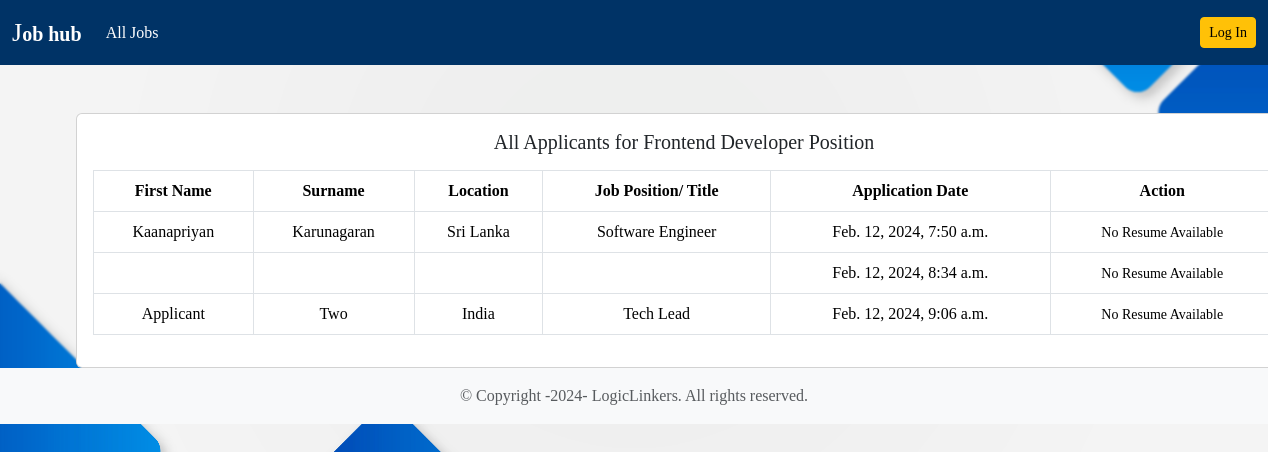
The page /job/all-applicants/1/ on the database its author committed.
### job/models.py (models this page shows, shortened)
class Job(models.Model):
   job_type_choices = (
    ('Remote', 'Remote'),
    ('Onsite', 'Onsite'),
    ('Hybrid', 'Hybrid')
   )
   user = models.ForeignKey(User, on_delete=models.CASCADE)
   company = models.ForeignKey(Company, on_delete=models.CASCADE)
   title = models.CharField(max_length=100)
   city = models.CharField(max_length=100)
   salary = models.PositiveIntegerField(default=35000)
   requirements = models.TextField()
   ideal_candidate = models.TextField()
   is_available = models.BooleanField(default=True)
   timestamp = models.DateTimeField(auto_now_add=True)
   industry = models.ForeignKey(Industry, on_delete=models.DO_NOTHING, null=True, blank=True)
   state = models.ForeignKey(State, on_delete=models.DO_NOTHING, null=True, blank=True)
   job_type = models.CharField(max_length=20, choices=job_type_choices, null=True, blank=True)

class ApplyJob(models.Model):
    status_choices = (
        ('Accepted', 'Accepted'),
        ('Declined', 'Declined'),
        ('Pending', 'Pending')
    )
    user = models.ForeignKey(User, on_delete=models.CASCADE)
    job = models.ForeignKey(Job, on_delete=models.CASCADE)
    timestamp = models.DateTimeField(auto_now_add=True)
    status = models.CharField(max_length=20, choices=status_choices)

### users/models.py (models this page shows)
class User(AbstractUser):
    email = models.EmailField(unique=True)
    is_recruiter = models.BooleanField(default=False)
    is_applicant = models.BooleanField(default=False)
    has_resume = models.BooleanField(default=False)
    has_company = models.BooleanField(default=False)

### resume/models.py (models this page shows, shortened)
class Resume(models.Model):
    user = models.OneToOneField(User, on_delete=models.CASCADE)
    firstname = models.CharField(max_length=100, null=True, blank=True)
    surname = models.CharField(max_length=100, null=True, blank=True)
    location = models.CharField(max_length=100, null=True, blank=True)
    job_title = models.CharField(max_length=100, null=True, blank=True)
    upload_resume = models.FileField(upload_to='resume', null=True, blank=True)

### job/views.py (the view)
# urls.py: path('all-applicants/<int:pk>/', views.all_applicants, name='all-applicants'),
def all_applicants(request, pk):
    job = Job.objects.get(pk=pk)
    applicants = job.applyjob_set.all()
    context = {'job':job, 'applicants':applicants}
    return render(request, 'job/all_applicants.html', context)

### templates/job/all_applicants.html
{% extends 'base.html' %}
{% block content %}
<div class="card mx-auto" style="width: 76rem;">
   <div class="card-body">
      <h5 class="card-title mb-3">All Applicants for {{job.title}} Position</h5>
      <table class="table table-bordered">
         <thead>
            <tr>
               <th scope="col">First Name</th>
               <th scope="col">Surname</th>
               <th scope="col">Location</th>
               <th scope="col">Job Position/ Title</th>
               <th scope="col">Application Date</th>
               <th scope="col">Action</th>
            </tr>
         </thead>
         <tbody>
            {% for applicant in applicants %}
            <tr>
               <td>{{applicant.user.resume.firstname}}</td>
               <td>{{applicant.user.resume.surname}}</td>
               <td>{{applicant.user.resume.location}}</td>
               <td>{{applicant.user.resume.job_title}}</td>
               <td>{{applicant.timestamp}}</td>
               <td>
                  {% if applicant.user.resume.upload_resume %}
                  <a href="{{applicant.user.resume.upload_resume.url}}"><small>Download Resume</small></a>
               {% else %}
                  <small>No Resume Available</small>
               {% endif %}
               </td>
            </tr>
            {% endfor %}
         </tbody>
      </table>
   </div>
</div>
{% endblock content %}

### dashboard/static/dashboard/css/style.css (style rules this page uses)
body { background-image: url('../images/blue.jpg'); background-size: cover; background-position: center; background-repeat: no-repeat; backdrop-filter: blur(1px); color: rgb(113, 41, 41); text-align: center; font-family: "Times New Roman", Times, serif; }

### rows shown on the page
Job: title "Frontend Developer"
ApplyJob: user.resume.firstname "Kaanapriyan", user.resume.surname "Karunagaran", user.resume.location "Sri Lanka", user.resume.job_title "Software Engineer", timestamp "Feb. 12, 2024, 7:50 a.m.", shows "No Resume Available"
ApplyJob: timestamp "Feb. 12, 2024, 8:34 a.m.", shows "No Resume Available"
ApplyJob: user.resume.firstname "Applicant", user.resume.surname "Two", user.resume.location "India", user.resume.job_title "Tech Lead", timestamp "Feb. 12, 2024, 9:06 a.m.", shows "No Resume Available"
